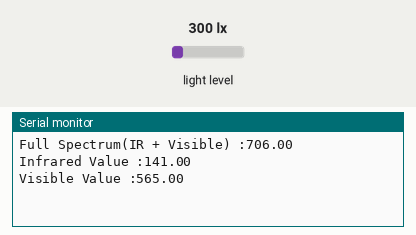
Recording of a sketch running on a simulated Arduino Uno, built with avr-gcc and run on an emulated ATmega328P. Parts: the last lines printed to the serial monitor. Wiring (inferred from the names in the program): TSL2561 light sensor at I2C address 0x39. The inputs (shaded band) are chosen by the test bench; at power-on: light level 300 lx.

Above: at 1.5 s.
1.6 s: light level set to 40 lx
At 3.0 s:
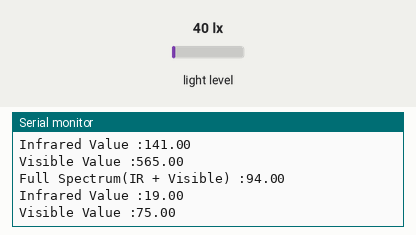
3.1 s: light level set to 500 lx
At 4.0 s:
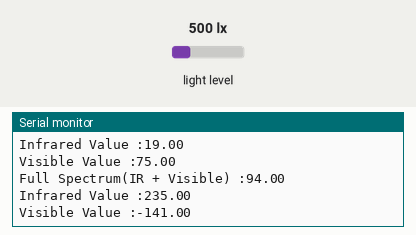
Timing chart, 0 to 6.1 s (numbered marks = the images above; inputs shaded):
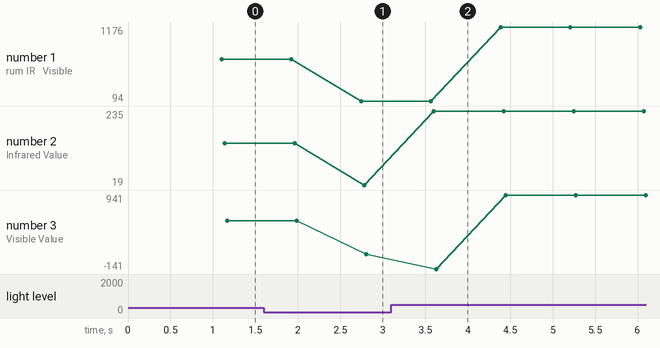

Measured:
- after the input at 1.6 s, the serial monitor: prints a new line after 1.1 s (image 1)
- after the input at 3.1 s, the serial monitor: prints a new line after 0.50 s (image 2)
- plotted number 1: 706 → 94 after the input at 1.6 s, 94 → 1176 after the input at 3.1 s
- plotted number 2: 141 → 19 after the input at 1.6 s, 19 → 235 after the input at 3.1 s
- plotted number 3: 565 → 75 after the input at 1.6 s, 75 → 941 after the input at 3.1 s

The sketch:

TSL2561.ino
```cpp
// (licence header left out)
#include<Wire.h>

// TSL2561 I2C address is 0x39(57)
#define Addr 0x39

void setup()
{
  // Initialise I2C communication as MASTER
  Wire.begin();
  // Initialise serial communication, set baud rate = 9600
  Serial.begin(9600);

  // Starts I2C communication
  Wire.beginTransmission(Addr);
  // Select control register
  Wire.write(0x00 | 0x80);
  // Power ON mode
  Wire.write(0x03);
  // Stop I2C Transmission
  Wire.endTransmission();

  // Starts I2C communication
  Wire.beginTransmission(Addr);
  // Select timing register
  Wire.write(0x01 | 0x80);
  // Nominal integration time = 402ms
  Wire.write(0x02);
  // Stop I2C Transmission
  Wire.endTransmission();
  delay(300);

}

void loop()
{
  unsigned int data[4];
  for(int i = 0; i < 4; i++)
  {
    // Starts I2C communication
    Wire.beginTransmission(Addr);
    // Select data register
    Wire.write((140 + i));
    // Stop I2C Transmission
    Wire.endTransmission();

    // Request 1 byte of data
    Wire.requestFrom(Addr, 1);

    // Read 1 bytes of data
    if(Wire.available() == 1)
    {
      data[i] = Wire.read();
     }
     delay(200);
  }

  // Convert the data
  double ch0 = ((data[1] & 0xFF) * 256) + (data[0] & 0xFF);
  double ch1 = ((data[3] & 0xFF) * 256) + (data[2] & 0xFF);

  // Output data to serial monitor
  Serial.print("Full Spectrum(IR + Visible) :");
  Serial.println(ch0);
  Serial.print("Infrared Value :");
  Serial.println(ch1);
  Serial.print("Visible Value :");
  Serial.println(ch0-ch1);
}
```
